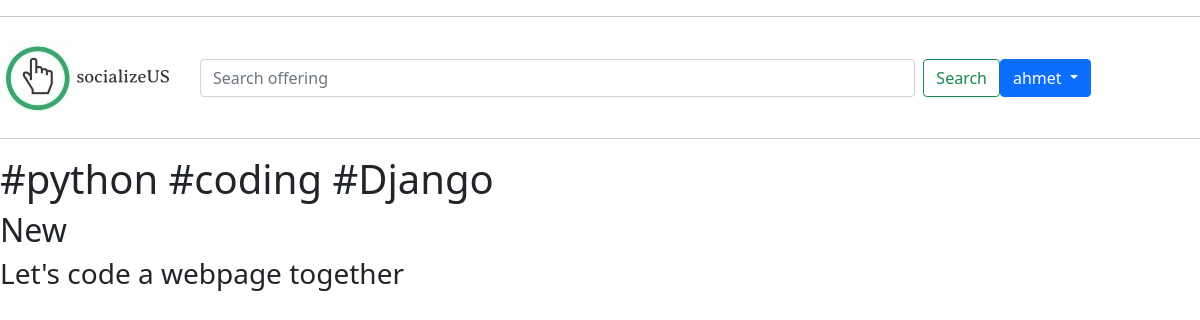
The page /offerings/76eaadc5-eb49-43a5-b0ae-ef500ccf0c5a/ (signed in) on the database its author committed.
### base/models.py (models this page shows, shortened)
class Offering(models.Model):
    serviceID = models.UUIDField(primary_key = True, default = uuid.uuid4, editable = False)
    tag = models.ForeignKey(Tag, on_delete=models.CASCADE, null=True)
    status = models.CharField(max_length=10,default='New')
    providerID = models.ForeignKey(User, on_delete=models.CASCADE)
    keywords = models.CharField(max_length=100)
    serviceInfo = models.TextField(max_length=200,null=True,blank=True)
    startingDate = models.DateTimeField(editable=True,default=timezone.now())
    duration = models.PositiveIntegerField(editable=True,default=1)
    meetingType = models.CharField(max_length=10,default='FaceToFace')
    location = models.CharField(max_length=50)
    capacity = models.PositiveIntegerField(editable=True,default=1)
    deadlineForUpdate = models.DateTimeField(editable=True,default=timezone.now())
    updated = models.DateTimeField(auto_now=True)
    created = models.DateTimeField(auto_now_add=True)
    class Meta:
        ordering = ['-updated','-created']

### base/views.py (the view)
# urls.py: path('offerings/<str:ofnum>/', views.offerings, name ="offerings"),
def offerings(request, ofnum):
    offer = Offering.objects.get(serviceID=ofnum)
    context = {'offers':offer}
    return render(request, 'base/offerings.html', context)

### base/templates/base/offerings.html
{% extends 'main.html' %}
{% block content %}
<h1> {{ offers.keywords }}</h1>
<h2> {{ offers.status }}</h2>
<h3> {{ offers.serviceInfo }}</h3>
{% endblock content %}

### templates/navbar.html (shortened to what this page needs)
{% load static %}
<hr>
<nav class="navbar navbar-expand-lg navbar-light bg-white">
        <div class="col-2">
            <a href="{% url 'home' %}">
                <img src="{% static 'images/logo.jpeg' %}" />
            </a>
        </div>
        <div class="col-8">
            <form class="d-flex" method="GET" action="{% url 'home' %}">
                <input class="form-control me-2" type="text" name="q" placeholder="Search offering" />
                <button class="btn btn-outline-success" type="submit">Search</button>
            </form>
        </div>
        {% if request.user.is_authenticated %}
            <div class="dropdown">
                <button class="btn btn-primary dropdown-toggle" type="button" id="dropdownMenuButton" data-bs-toggle="dropdown" aria-haspopup="true" aria-expanded="false">
                {{ request.user }}
                </button>
            </div>
        {% else %}
            <div class="col-2">
                <a class="btn btn-primary" href="{% url 'login' %}" role="button">Sing In</a>
                <a class="btn btn-success" href="{% url 'login' %}" role="button">Sing Up</a>
            </div>
        {% endif %}
</nav>
<hr>

### rows shown on the page
Offering: keywords "#python #coding #Django", status "New", serviceInfo "Let's code a webpage together"

### other values the page prints
{{ request.user }} "ahmet"
